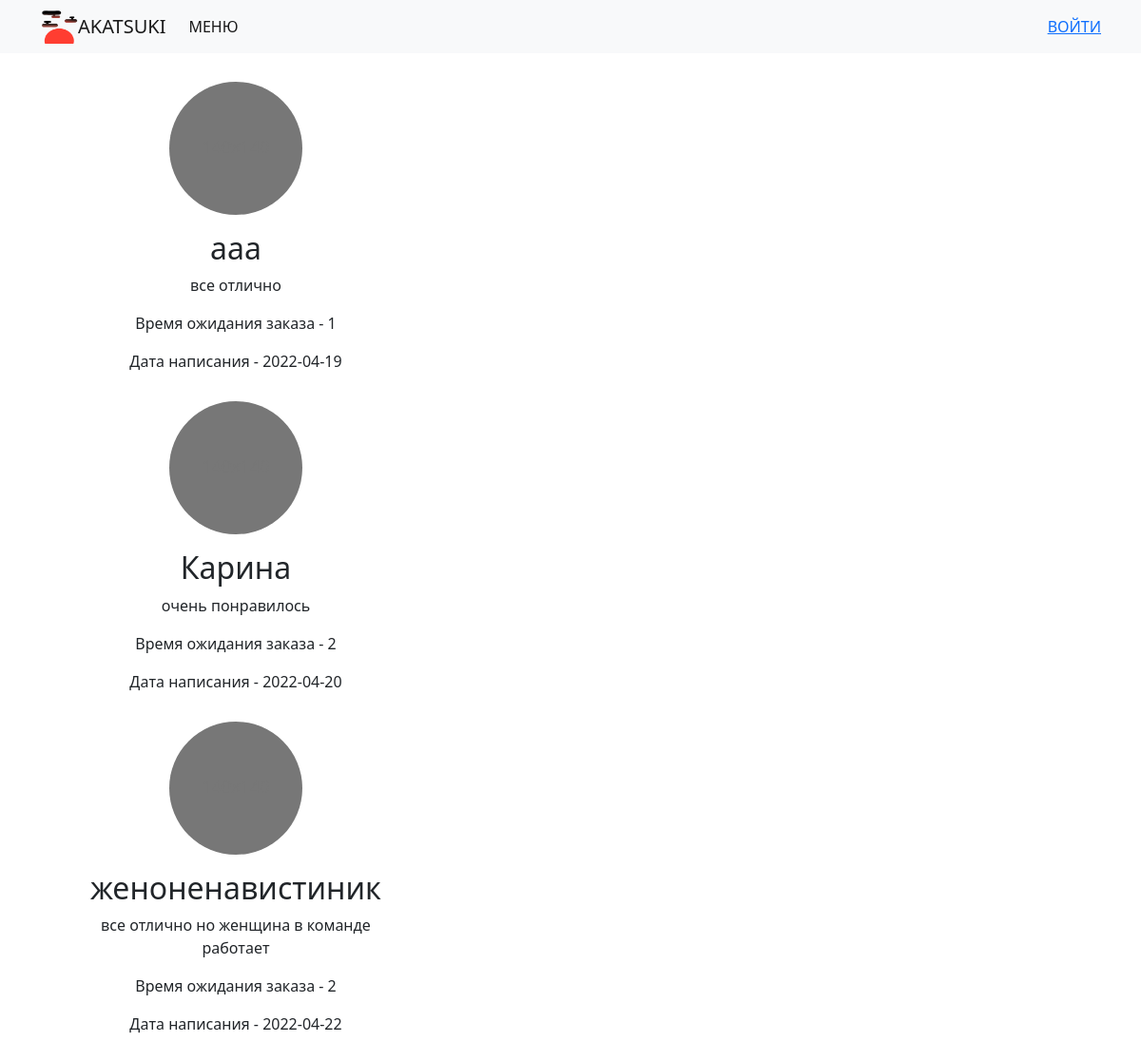
Before: /all_reviews with the older database file.
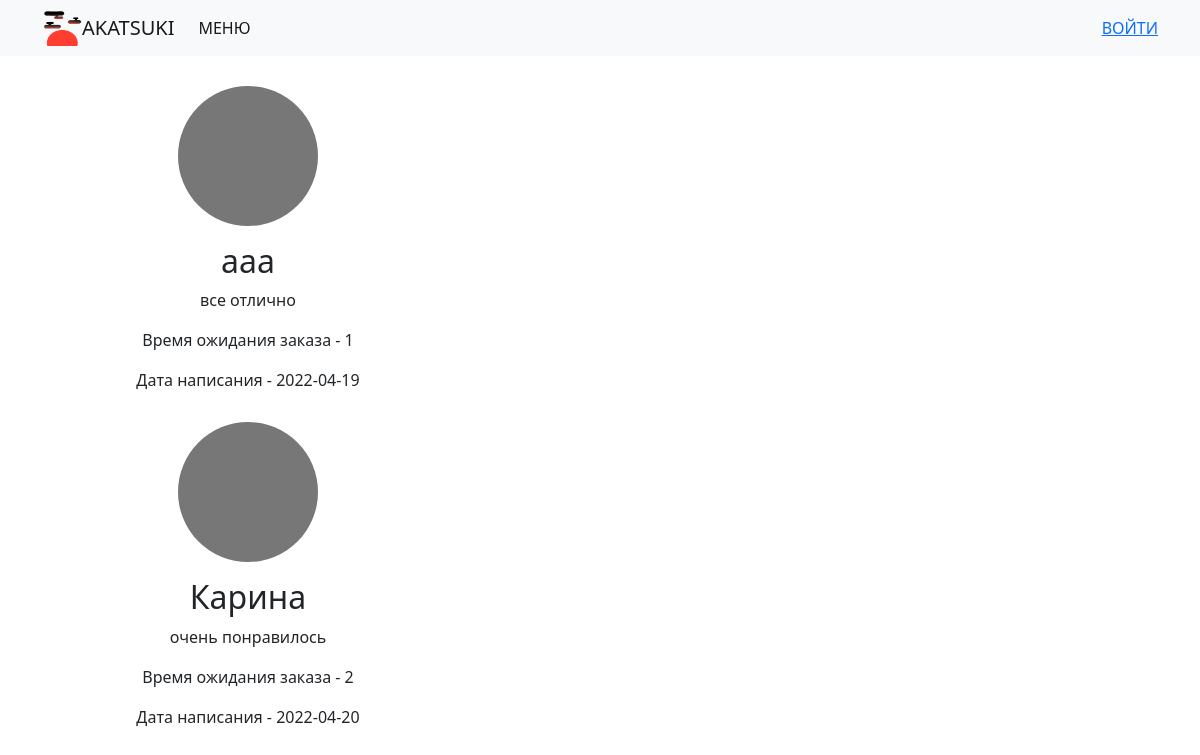
After: the same page with the newer database file.
### data/reviews.py (models this page shows)
class Review(SqlAlchemyBase):
    __tablename__ = 'reviews'
    id = sqlalchemy.Column(sqlalchemy.Integer,
                           primary_key=True, autoincrement=True)
    name = sqlalchemy.Column(sqlalchemy.String, nullable=True)
    text = sqlalchemy.Column(sqlalchemy.String, nullable=True)
    time = sqlalchemy.Column(sqlalchemy.Integer, nullable=True)
    created_date = sqlalchemy.Column(sqlalchemy.Date,
                                     default=datetime.date.today)

### main.py (the view)
@app.route('/all_reviews')
def all_reviews():
    db_sess = db_session.create_session()
    content = db_sess.query(Review)
    return render_template('all_reviews.html', content=content)

### data/db_session.py (called while the page is built)
def create_session() -> Session:
    global __factory
    return __factory()

### templates/all_reviews.html
{% extends 'base.html' %}
{% block app_content %}
{% for item in content %}
<div style="margin:30px;">
{% include "_review.html"%}</div>
{%  endfor %}
{% endblock %}

### templates/base.html (shortened to what this page needs)
<!doctype html>
<html>
<head>
    <link href="{{url_for('static', filename='css/bootstrap.min.css')}}" rel="stylesheet">
    <link href="{{url_for('static', filename='css/navbar.css')}}" rel="stylesheet">
</head>
<body>
<nav class="navbar navbar-expand-sm navbar-light bg-light">
    <div class="container">
        <img src="{{url_for('static', filename='img/logo.png')}}" alt="" width="40" height="35"
             class="d-inline-block align-text-top">
        <a class="navbar-brand" href="{{url_for('index')}}">AKATSUKI</a>
        <div class="collapse navbar-collapse" id="navbarTogglerDemo03">
            <ul class="navbar-nav me-auto mb-2 mb-sm-0">
                <li class="nav-item">
                    <a class="nav-link active" aria-current="page" href="{{url_for('menu')}}">МЕНЮ</a>
                </li>
            </ul>
            <div class=" nav-item dropdown">
                {% if current_user.is_anonymous %}
                <a href="{{url_for('login')}}">ВОЙТИ</a>
                {% endif %}
            </div>
        </div>
    </div>
</nav>
<div class="container">
    {% block app_content %}
    {% endblock %}
</div>
</body>
</html>

### templates/_review.html (shortened to what this page needs)
<div class="col-lg-4">
    <p align="center">
    </p>
    <h2 align="center">{{item.name}}</h2>
    <p align="center">{{item.text}}</p>
    <p align="center">Время ожидания заказа - {{item.time}}</p>
    <p align="center">Дата написания - {{item.created_date}}</p>
</div>

### static/css/navbar.css (style rules this page uses)
body { padding-bottom: 20px; }
.navbar { margin-bottom: 20px; }

### templates/base.html (style rules this page uses)
.bd-placeholder-img { font-size: 1.125rem; text-anchor: middle; -webkit-user-select: none; -moz-user-select: none; user-select: none; }

Changed rows visible on the page:
removed Review: name "женоненавистиник", text "все отлично но женщина в команде работает", time "2", created_date "2022-04-22"
